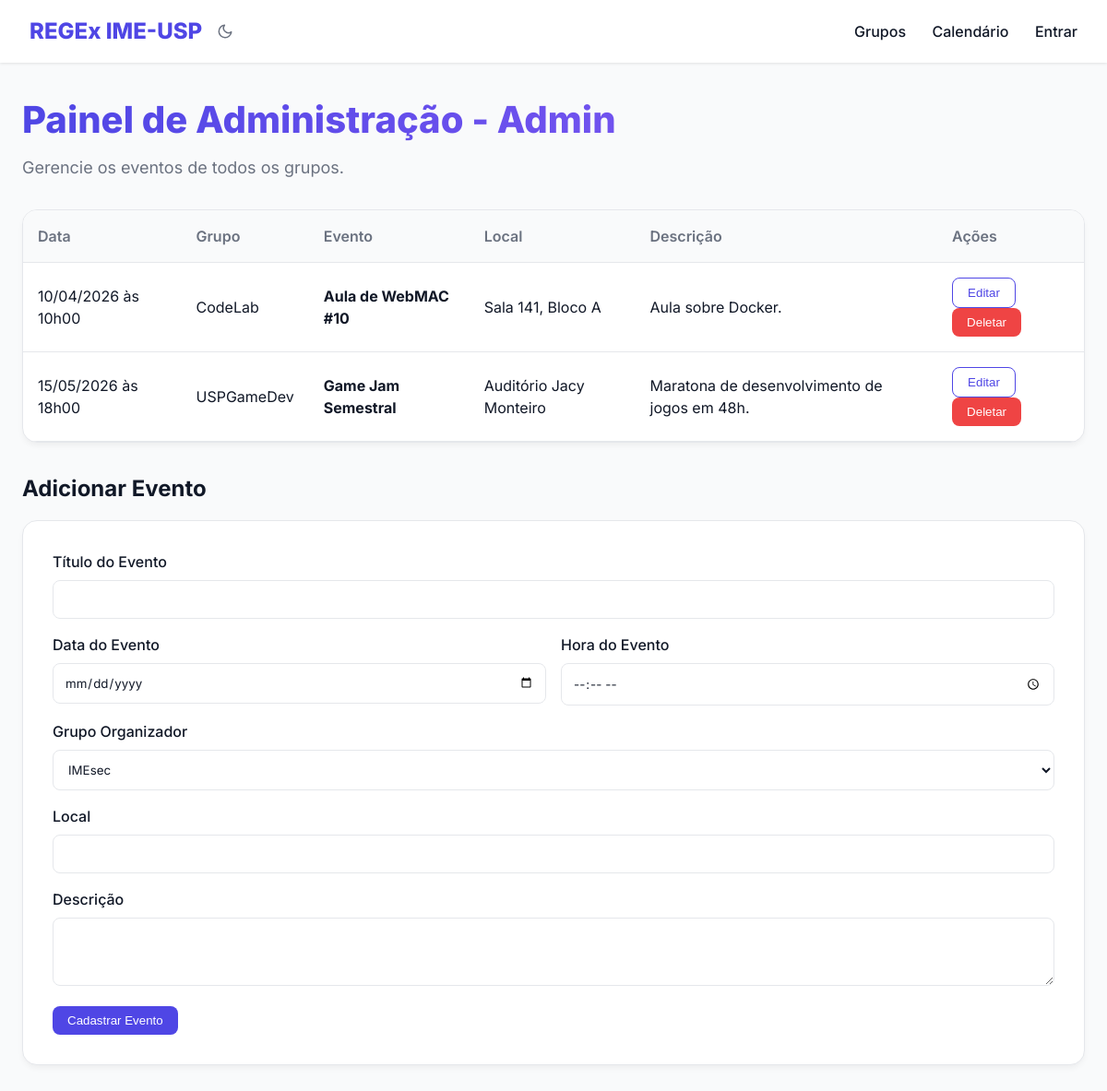
/admin, run on an earlier commit of the app's database.
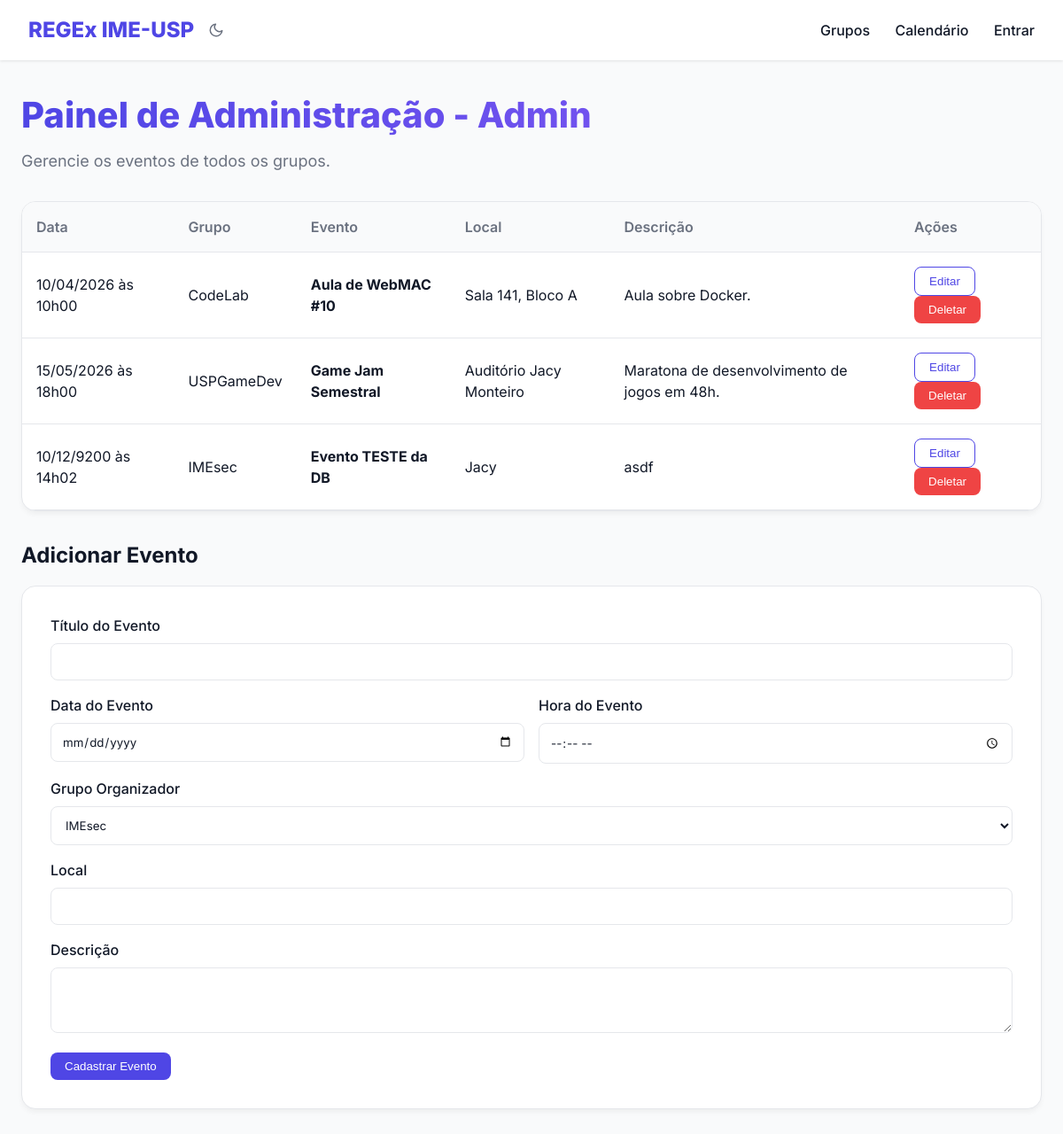
And on a later commit of the database.
### models.py (models this page shows)
class Event(SQLModel, table=True):
    id: Optional[int] = Field(default=None, primary_key=True)
    title: str
    date: str
    location: str = Field(default="")
    description: str
    group_id: Optional[int] = Field(default=None, foreign_key="extensiongroup.id")
    group: Optional[ExtensionGroup] = Relationship(back_populates="events")

class ExtensionGroup(SQLModel, table=True):
    id: Optional[int] = Field(default=None, primary_key=True)
    name: str
    description: str
    logo_url: str
    website: Optional[str] = Field(default=None)
    events: List["Event"] = Relationship(back_populates="group")

### main.py (the view)
@app.get("/admin", response_class=HTMLResponse)
async def admin_page(request: Request, session: Session = Depends(get_session)):
    token = request.cookies.get("access_token")
    user = None
    if token:
        try:
            payload = jwt.decode(token, SECRET_KEY, algorithms=[ALGORITHM])
            user = {"username": payload.get("sub"), "role": payload.get("role"), "group_id": payload.get("group_id")}
        except:
            pass
    statement = select(Event).order_by(Event.date)
    events = session.exec(statement).all()
    groups = session.exec(select(ExtensionGroup)).all()
    current_group = None
    if user and user["role"] == "group":
        current_group = session.get(ExtensionGroup, user["group_id"])
    return templates.TemplateResponse(
        request=request,
        name="admin.html",
        context={"request": request, "events": events, "groups": groups, "current_group": current_group}
    )

### templates/admin.html (shortened to what this page needs)
{% extends "base.html" %}
{% block content %}
<h1>Painel de Administração - {{ current_group.name if current_group else 'Admin' }}</h1>
<p class="subtitle">
    {% if current_group %}
    Gerencie os dados do grupo {{ current_group.name }}.
    {% else %}
    Gerencie os eventos de todos os grupos.
    {% endif %}
</p>
<div class="table-container">
    <table>
        <thead>
            <tr>
                <th>Data</th>
                <th>Grupo</th>
                <th>Evento</th>
                <th>Local</th>
                <th>Descrição</th>
                <th>Ações</th>
            </tr>
        </thead>
        <tbody id="events-tbody">
            {% for event in events %}
            {% include "components/event_row_admin.html" %}
            {% endfor %}
        </tbody>
    </table>
</div>
<h2 style="margin-top: 2rem;">Adicionar Evento</h2>
<div class="card" style="margin-top: 1rem; padding: 2rem;">
    <form hx-post="/events" hx-target="#events-tbody" hx-swap="beforeend" hx-on::after-request="this.reset()">
        <div class="form-group">
            <label for="title">Título do Evento</label>
            <input type="text" id="title" name="title" required>
        </div>
        <div style="display: flex; gap: 1rem;">
            <div class="form-group" style="flex: 1;">
                <label for="date">Data do Evento</label>
                <input type="date" id="date" name="date" required>
            </div>
            <div class="form-group" style="flex: 1;">
                <label for="time">Hora do Evento</label>
                <input type="time" id="time" name="time" required>
            </div>
        </div>
        <div class="form-group">
            <label for="group_id">Grupo Organizador</label>
            <select id="group_id" name="group_id" required>
                {% for group in groups %}
                <option value="{{ group.id }}">{{ group.name }}</option>
                {% endfor %}
            </select>
        </div>
        <div class="form-group">
            <label for="location">Local</label>
            <input type="text" id="location" name="location">
        </div>
        <div class="form-group">
            <label for="description">Descrição</label>
            <textarea id="description" name="description" rows="3" required></textarea>
        </div>
        <button type="submit" class="btn">Cadastrar Evento</button>
    </form>
</div>
{% endblock %}

### templates/components/event_row_admin.html
<tr id="event-row-{{ event.id }}" class="admin-event-row" data-group-id="{{ event.group_id }}">
    <td>{{ event.date | datetime }}</td>
    <td>{{ event.group.name if event.group else '-' }}</td>
    <td><strong>{{ event.title }}</strong></td>
    <td>{{ event.location }}</td>
    <td>{{ event.description }}</td>
    <td>
        <button class="btn btn-outline"
                hx-get="/events/{{ event.id }}/edit"
                hx-target="#event-row-{{ event.id }}"
                hx-swap="outerHTML">
            Editar
        </button>
        <button class="btn btn-danger"
                hx-delete="/events/{{ event.id }}"
                hx-target="#event-row-{{ event.id }}"
                hx-swap="outerHTML"
                hx-confirm="Deletar este evento?">
            Deletar
        </button>
    </td>
</tr>

What changed in the data, as far as the page shows it:
added Event: date "10/12/9200 às 14h02", group "IMEsec", title "Evento TESTE da DB", location "Jacy", description "asdf"
